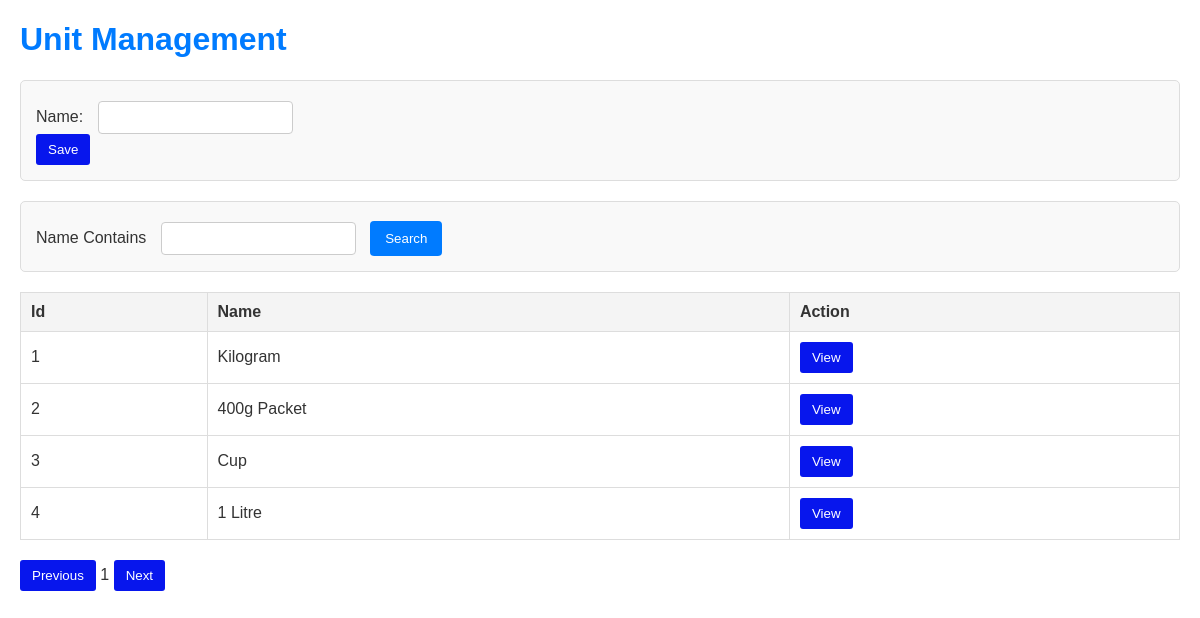
/app/Unit/, run on the app's committed database.
### app/models.py (models this page shows, shortened)
class Unit (models.Model):
    name = models.CharField(max_length = 20)

### app/views.py (the view)
# urls.py: path('Unit/',views.Unitview),
def Unitview(request):
    Units = Unit.objects.all()
    if request.method == 'POST':
        form = UnitForm(request.POST)
        if form.is_valid():
            form.save()
    else:
        form = UnitForm()
    context = {'form':form,'uts':Units}
    return render(request, 'Unit.html',context)

### app/forms.py
class UnitForm(forms.ModelForm):
   class Meta:
      model = Unit
      fields = '__all__'

### app/templates/Unit.html (shortened to what this page needs)
<!DOCTYPE html>
<html>
<head>
</head>
<body>
    <h1>Unit Management</h1>
    <form method="POST">
        {{ form }}
        <input type="submit" value="Save">
    </form>
    <form>
        <label for="search">Name Contains</label>
        <input type="text" id="search" name="search"/>
        <button type="submit">Search</button>
    </form>
    <table>
        <tr>
            <th>Id</th>
            <th>Name</th>
            <th>Action</th>
        </tr>
        {% for Unit in uts %}
        <tr>
            <td>{{ Unit.id }}</td>
            <td>{{ Unit.name }}</td>
            <td><button>View</button></td>
        </tr>
        {% endfor %}
    </table>
    <div class="pagination">
        <button>Previous</button>
        <label>1</label>
        <button>Next</button>
    </div>
</body>
</html>

### app/templates/Unit.html (style rules this page uses)
body { font-family: Arial, sans-serif; margin: 20px; color: #333; }
h1 { color: #007bff; }
form { margin-bottom: 20px; padding: 15px; border: 1px solid #ddd;; border-radius: 5px; background-color: #f9f9f9; }
form label { margin-right: 10px; }
form input[type="text"] { padding: 8px; border: 1px solid #ccc; border-radius: 4px; margin-right: 10px; }
form button { padding: 10px 15px; border: none; border-radius: 4px; background-color: #007bff; color: rgb(255, 255, 255); cursor: pointer; margin-right: 5px; }
input[type="submit"], button { background-color: #0716ed; color: white; padding: 8px 12px; border: none; border-radius: 3px; cursor: pointer; }
input[type="text"] { padding: 6px; margin-top: 5px; border: 1px solid #ccc; border-radius: 3px; }
table { width: 100%; border-collapse: collapse; margin-top: 20px; margin-bottom: 20px; }
table, th, td { border: 1px solid #ddd; }
th, td { padding: 10px; text-align: left; }
th { background-color: #f4f4f4; }

### data on the page
Unit: id "1", name "Kilogram"
Unit: id "2", name "400g Packet"
Unit: id "3", name "Cup"
Unit: id "4", name "1 Litre"
